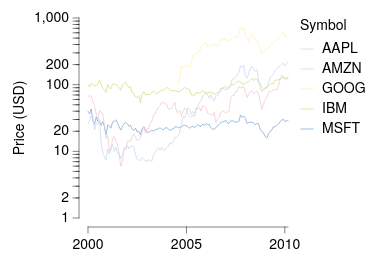

Vega-Lite specification for this chart:
### Vega-Lite specification from a JSON file in a GitHub repository (floating-point values rounded to 4 significant figures; data arrays with more than 128 entries replaced by an {"elided": "..."} marker saying what was removed)
{"background": null, "config": {"arc": {"fill": "#DBDBDB", "fillOpacity": 1.0, "innerRadius": 25.0, "padAngle": 0.03, "stroke": "black", "strokeOpacity": 1, "strokeWidth": 0.25}, "area": {"fill": "#DBDBDB", "fillOpacity": 1.0, "stroke": "black", "strokeOpacity": 1, "strokeWidth": 0.25}, "axis": {"domain": true, "domainCap": "round", "domainColor": "black", "domainWidth": 0.25, "grid": false, "gridCap": "round", "gridColor": "#F1F1F1", "gridDash": [0, 0], "gridOpacity": 1.0, "gridWidth": 0.25, "labelColor": "black", "labelFont": "HelveticaNeue", "labelFontSize": 7, "labelFontStyle": "normal", "labelFontWeight": 400, "offset": 4.5, "ticks": true, "tickCap": "round", "tickColor": "black", "tickRound": false, "tickSize": 3, "tickWidth": 0.25, "titleColor": "black", "titleFont": "HelveticaNeue", "titleFontSize": 7, "titleFontStyle": "normal", "titleFontWeight": 400}, "axisX": {"domain": true, "labelAlign": "center", "labelAngle": 0, "labels": true, "ticks": true, "translate": 0}, "axisY": {"domain": true, "labelAlign": "right", "labelAngle": 0, "labels": true, "ticks": true, "translate": 0}, "axisRight": {"domain": true, "labelAlign": "left", "labelAngle": 0, "labels": true, "ticks": true, "translate": 0}, "axisTop": {"domain": true, "labelAlign": "center", "labelAngle": 0, "labels": true, "ticks": true, "translate": 0}, "axisBand": {"tickOffset": 0}, "bar": {"fill": "#DBDBDB", "fillOpacity": 1.0, "stroke": "black", "strokeOpacity": 1, "strokeWidth": 0.25}, "boxplot": {"size": 9.0, "ticks": {"cornerRadius": 0.25, "fill": "black", "size": 4.5, "thickness": 0.25}, "box": {"fillOpacity": 1.0, "stroke": "black", "strokeOpacity": 1, "strokeWidth": 0.25}, "median": {"fill": "black", "fillOpacity": 1.0, "size": 9.0, "thickness": 0.25}, "rule": {"fill": "black", "fillOpacity": 1.0, "size": 10.0, "stroke": "black", "strokeDash": [0, 0], "strokeOpacity": 1, "strokeWidth": 0.25}, "outliers": {"color": "black", "fill": "black", "fillOpacity": 1.0, "size": 0, "stroke": "black", "strokeOpacity": 1, "strokeWidth": 0.25}}, "circle": {"fill": "black", "fillOpacity": 1.0, "size": 0.5, "stroke": null, "strokeOpacity": 1, "strokeWidth": 0.25}, "errorband": {"band": {"fillOpacity": 0.6, "stroke": null, "strokeWidth": 0.25, "strokeOpacity": 1}, "borders": {"opacity": 0, "strokeOpacity": 0.25, "strokeWidth": 1}}, "errorbar": {"opacity": 1, "rule": {"strokeDash": [0, 0], "strokeWidth": 0.5}, "ticks": {"color": "black", "cornerRadius": 0.25, "opacity": 1, "size": 6.0, "thickness": 0.5}, "thickness": 0.5}, "font": "HelveticaNeue", "geoshape": {"fill": "#DBDBDB", "fillOpacity": 1.0, "stroke": "black", "strokeOpacity": 1, "strokeWidth": 0.25}, "header": {"labelColor": "black", "labelFont": "HelveticaNeue", "labelFontSize": 7, "labelFontStyle": "normal", "labelFontWeight": 400, "titleColor": "black", "titleFont": "HelveticaNeue", "titleFontSize": 7, "titleFontStyle": "normal", "titleFontWeight": 400, "titlePadding": 0}, "legend": {"disable": false, "offset": 4.5, "gradientLength": 50.0, "gradientThickness": 5.0, "gradientOpacity": 1.0, "gradientStrokeColor": "black", "gradientStrokeWidth": 0.25, "labelColor": "black", "labelFont": "HelveticaNeue", "labelFontSize": 7, "labelFontStyle": "normal", "labelFontWeight": 400, "strokeColor": "black", "strokeWidth": 0, "symbolSize": 42, "symbolStrokeColor": "black", "symbolStrokeWidth": 0.25, "titleColor": "black", "titleFont": "HelveticaNeue", "titleFontSize": 7, "titleFontStyle": "normal", "titleFontWeight": 400}, "line": {"color": "black", "stroke": "black", "strokeCap": "round", "strokeDash": [0, 0], "strokeOpacity": 1, "strokeWidth": 0.375}, "point": {"filled": true, "fill": "#DBDBDB", "fillOpacity": 1.0, "size": 5.0, "stroke": "black", "strokeOpacity": 1, "strokeWidth": 0.25}, "range": {"category": ["#C6D9F1", "#F1C9CB", "#FEF0B9", "#CEE37A", "#7AA8E0", "#E589A3", "#FDDD5D", "#68B961", "#4177B1", "#C35082", "#E5C227", "#438156"], "diverging": {"scheme": ["#C35082", "#CE6D94", "#D989A7", "#E2A4BA", "#EABFCE", "#F1DBE2", "#F6F6F6", "#D7E0EB", "#B9CBE0", "#9BB6D5", "#7DA1C9", "#5F8CBD", "#4177B1"]}, "heatmap": {"scheme": ["#DFE9F7", "#C6D9F1", "#ADC8EC", "#94B8E6", "#7AA8E0", "#6097DA", "#4D87CA", "#4177B1", "#386898", "#2F597F", "#264A69", "#1D3A58"]}, "ordinal": {"scheme": ["#F1F1F1", "#DBDBDB", "#C6C6C6", "#B2B2B2", "#9D9D9D", "#898989", "#767676", "#636363", "#515151", "#404040", "#2F2F2F", "#1F1F1F"]}, "ramp": {"scheme": ["#DFE9F7", "#C6D9F1", "#ADC8EC", "#94B8E6", "#7AA8E0", "#6097DA", "#4D87CA", "#4177B1", "#386898", "#2F597F", "#264A69", "#1D3A58"]}}, "rule": {"color": "black", "stroke": "black", "strokeCap": "round", "strokeDash": [2, 2], "strokeOpacity": 1, "strokeWidth": 0.25}, "scale": {"bandPaddingInner": 0.1, "bandPaddingOuter": 0.1, "round": false}, "rect": {"fill": "#DBDBDB", "fillOpacity": 1.0, "stroke": "black", "strokeOpacity": 1, "strokeWidth": 0.25}, "square": {"fill": "#DBDBDB", "fillOpacity": 1.0, "size": 10.0, "stroke": "black", "strokeOpacity": 1, "strokeWidth": 0.25}, "text": {"color": "black", "font": "HelveticaNeue", "fontSize": 7, "fontStyle": "normal", "fontWeight": 400}, "title": {"anchor": "middle", "frame": "group", "color": "black", "font": "HelveticaNeue", "fontSize": 7, "fontStyle": "normal", "fontWeight": 400, "subtitleColor": "black", "subtitleFont": "HelveticaNeue", "subtitleFontSize": "HelveticaNeue", "subtitleFontStyle": "normal", "subtitleFontWeight": 400}, "view": {"continuousWidth": 100, "continuousHeight": 100, "discreteWidth": 100, "discreteHeight": 100, "fill": null, "stroke": null, "strokeWidth": 0.25}}, "layer": [{"data": {"name": "data-b0fe595546d47c5085f225c35730172c"}, "mark": {"type": "line"}, "encoding": {"color": {"field": "symbol", "title": "Symbol", "type": "nominal"}, "x": {"field": "date", "title": null, "type": "temporal"}, "y": {"field": "price", "scale": {"type": "log"}, "title": "Price (USD)", "type": "quantitative"}}}, {"data": {"name": "data-b0fe595546d47c5085f225c35730172c"}, "mark": {"type": "point", "opacity": 0}, "encoding": {"y": {"axis": {"domain": false, "grid": false, "labels": false, "orient": "left", "tickSize": 1.5, "ticks": true, "values": [2, 3, 4, 5, 6, 7, 8, 9, 20, 30, 40, 50, 60, 70, 80, 90, 200, 300, 400, 500, 600, 700, 800, 900]}, "field": "price", "scale": {"base": 10, "domain": [1, 1000], "type": "log"}, "title": null, "type": "quantitative"}}}], "resolve": {"axis": {"y": "independent"}}, "$schema": "https://vega.github.io/schema/vega-lite/v6.4.1.json", "datasets": {"data-b0fe595546d47c5085f225c35730172c": {"elided": "560 records"}}}
